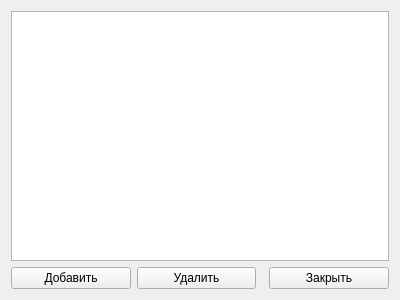
<?xml version="1.0" encoding="UTF-8"?>
<ui version="4.0">
    <class>ManufacturersForm</class>
    <widget class="QWidget" name="ManufacturersForm">
        <property name="geometry">
            <rect>
                <x>0</x>
                <y>0</y>
                <width>400</width>
                <height>300</height>
            </rect>
        </property>
        <property name="windowTitle">
            <string>Form</string>
        </property>
        <layout class="QVBoxLayout" name="verticalLayout">
            <item>
                <widget class="QTableView" name="tableView">
                    <property name="alternatingRowColors">
                        <bool>true</bool>
                    </property>
                </widget>
            </item>
            <item>
                <layout class="QHBoxLayout" name="horizontalLayout">
                    <item>
                        <widget class="QPushButton" name="btnAdd">
                            <property name="text">
                                <string>Добавить</string>
                            </property>
                        </widget>
                    </item>
                    <item>
                        <widget class="QPushButton" name="btnDelete">
                            <property name="text">
                                <string>Удалить</string>
                            </property>
                        </widget>
                    </item>
                    <item>
                        <spacer name="horizontalSpacer">
                            <property name="orientation">
                                <enum>Qt::Horizontal</enum>
                            </property>
                        </spacer>
                    </item>
                    <item>
                        <widget class="QPushButton" name="btnClose">
                            <property name="text">
                                <string>Закрыть</string>
                            </property>
                        </widget>
                    </item>
                </layout>
            </item>
        </layout>
    </widget>
    <resources/>
    <connections/>
</ui>
